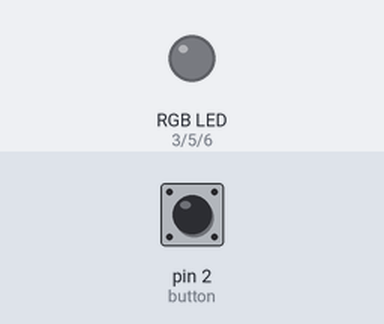
Simulated run of this sketch. Board: Arduino Uno, built with avr-gcc and run on an emulated ATmega328P. Shown: an RGB LED mixed from three pins (HIGH = lit). The inputs (shaded band) are chosen by the test bench; at power-on: pin 2 (button) LOW. Dim RGB values are drawn brighter than linear; random numbers use the default seed unless the sketch sets one.

Above: at 1.2 s.
1.3 s: pin 2 (button) pulled HIGH for 1 s
At 1.45 s:
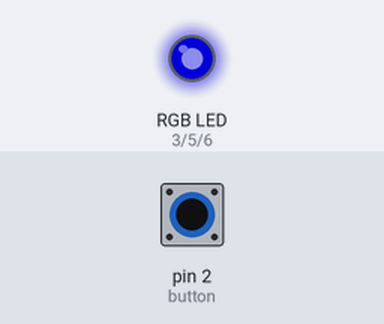
Timing chart, 0 to 2.1 s (numbered marks = the images above; inputs shaded):
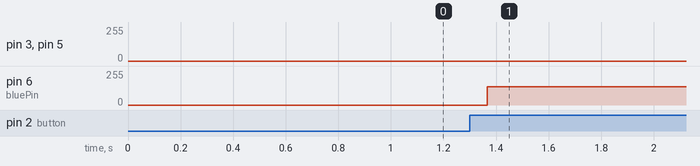

Measured:
- after the input at 1.3 s, pin 6 (bluePin): 0/255 → 137/255 after 0.07 s

The sketch:

RandomRGB.ino
```cpp
  const int redPin = 3;
  const int greenPin = 5;
  const int bluePin = 6;

  const int button = 2;

  int readSerialValue = 0;


void setup() {
  // put your setup code here, to run once:

  Serial.begin(9600);

  // 포트 초기화
  pinMode(redPin, OUTPUT);
  pinMode(greenPin, OUTPUT);
  pinMode(bluePin, OUTPUT);


}

void loop() {
  // put your main code here, to run repeatedly:

  int readButton = digitalRead(button); // 누르면 1이 들어오고, 아니면 0

  // 버튼 누를 때만 값 변경
  if(readButton == HIGH){
  int r = random(0, 255);
  int g = random(0, 255);
  int b = random(0, 255);

  // 해당 값을 진짜로 쏘기
  analogWrite(redPin,r);
  analogWrite(greenPin,g);
  analogWrite(bluePin,b);


  }


} 
```
